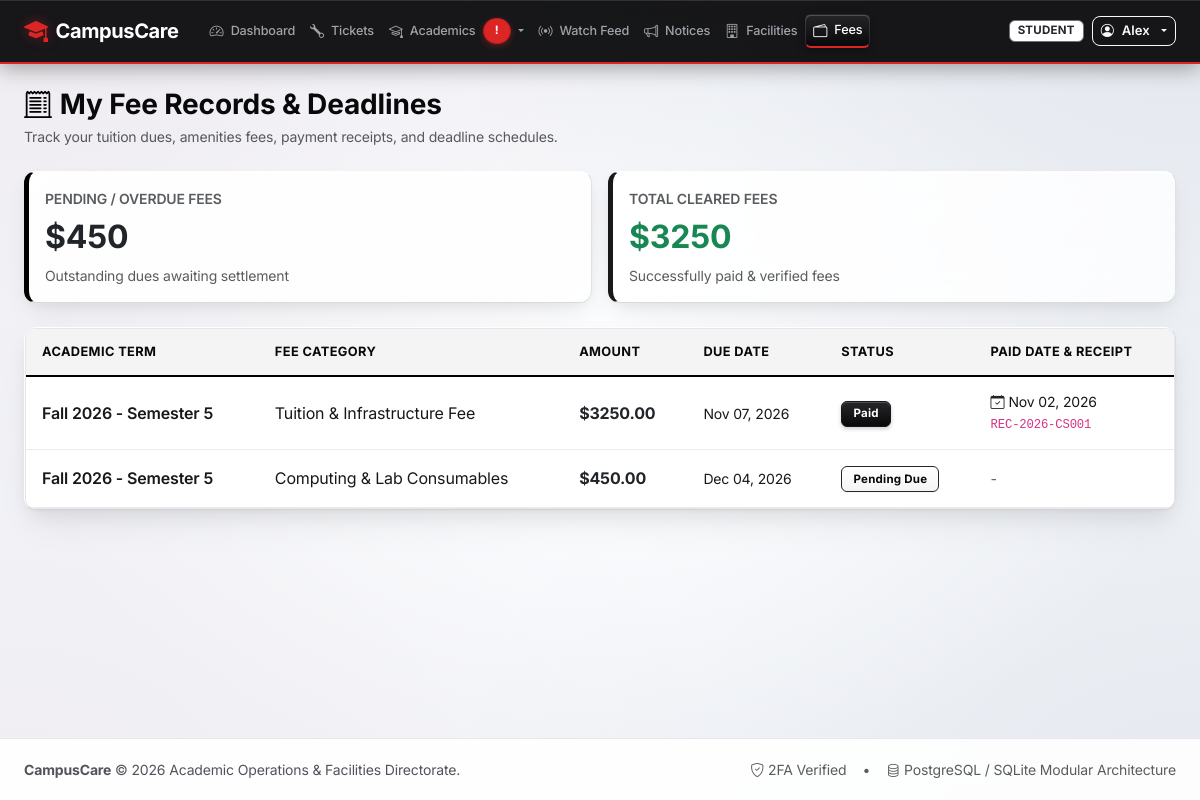
Page /notices/fees/ (signed in) on the committed database.
### accounts/models.py (models this page shows, shortened)
class User(AbstractUser):
    class Role(models.TextChoices):
        STUDENT = 'STUDENT', 'Student'
        FACULTY = 'FACULTY', 'Faculty'
        TECHNICIAN = 'TECHNICIAN', 'Technician'
        MANAGER = 'MANAGER', 'Facility / Dept Manager'
        ADMIN = 'ADMIN', 'Administrator'
    role = models.CharField(
        max_length=20,
        choices=Role.choices,
        default=Role.STUDENT,
        db_index=True,
        help_text="Designates the system role and permission tier of the user."
    )
    department = models.CharField(max_length=120, blank=True)
    phone_number = models.CharField(max_length=30, blank=True)
    identifier_number = models.CharField(
        max_length=60,
        blank=True,
        help_text="Roll Number (for Students) or Employee ID (for Faculty/Staff)"
    )
    year_or_block = models.CharField(
        max_length=60,
        blank=True,
        help_text="Year & Section (e.g., 3rd Year - Sec A) or Assigned Block"
    )
    is_first_login_2fa_completed = models.BooleanField(
        default=False,
        help_text="Designates whether the user has completed their first-login two-step verification."
    )
    is_onboarding_completed = models.BooleanField(
        default=False,
        help_text="Designates whether the user has completed their initial onboarding profile confirmation."
    )
    last_seen_notices_at = models.DateTimeField(null=True, blank=True)
    last_seen_tickets_at = models.DateTimeField(null=True, blank=True)
    last_seen_timetable_at = models.DateTimeField(null=True, blank=True)
    class Meta:
        ordering = ['username']
    @property
    def is_student(self):
        return self.role == self.Role.STUDENT
    @property
    def is_faculty(self):
        return self.role == self.Role.FACULTY
    @property
    def is_manager(self):
        return self.role == self.Role.MANAGER or self.is_superuser
    @property
    def is_admin_role(self):
        return self.role == self.Role.ADMIN or self.is_superuser

### notices/models.py (models this page shows, shortened)
class FeeRecord(models.Model):
    class Status(models.TextChoices):
        PAID = 'PAID', 'Paid'
        PENDING = 'PENDING', 'Pending Due'
        OVERDUE = 'OVERDUE', 'Overdue'
        SCHOLARSHIP = 'SCHOLARSHIP', 'Scholarship Waived'
    student = models.ForeignKey(
        settings.AUTH_USER_MODEL,
        on_delete=models.PROTECT,
        related_name='fee_records'
    )
    academic_term = models.CharField(max_length=80, help_text="e.g. Fall 2026 - Semester 5")
    fee_category = models.CharField(max_length=120, help_text="e.g. Tuition & Lab Fee, Hostel Fee")
    amount = models.DecimalField(max_digits=10, decimal_places=2)
    due_date = models.DateField(db_index=True)
    status = models.CharField(
        max_length=20,
        choices=Status.choices,
        default=Status.PENDING,
        db_index=True
    )
    paid_date = models.DateField(null=True, blank=True)
    receipt_number = models.CharField(max_length=60, blank=True)
    remarks = models.TextField(blank=True)
    class Meta:
        ordering = ['due_date', 'status']

### notices/views.py (the view, shortened to what this page needs)
# urls.py: path('fees/', views.fee_tracker_view, name='fee_tracker'),
@login_required
def fee_tracker_view(request):
    user = request.user
    status_filter = request.GET.get('status', '')
    if user.is_student:
        records = FeeRecord.objects.filter(student=user).order_by('due_date')
        if status_filter:
            records = records.filter(status=status_filter)
        total_due = records.filter(status__in=['PENDING', 'OVERDUE']).aggregate(s=Sum('amount'))['s'] or 0
        total_paid = records.filter(status='PAID').aggregate(s=Sum('amount'))['s'] or 0
        return render(request, 'notices/fee_student.html', {
            'records': records,
            'total_due': total_due,
            'total_paid': total_paid,
            'status_filter': status_filter,
        })

### accounts/models.py (called while the page is built)
    @classmethod
    def get_allowed_domain_list(cls):
        from django.conf import settings
        try:
            db_domains = list(cls.objects.filter(is_active=True).values_list('domain', flat=True))
        except Exception:
            db_domains = []
        fallback = getattr(settings, 'ALLOWED_EMAIL_DOMAINS', ['college.edu', 'university.edu'])
        combined = set([d.strip().lower() for d in db_domains if d] + [d.strip().lower() for d in fallback if d])
        return sorted(list(combined))

### templates/notices/fee_student.html (shortened to what this page needs)
{% extends 'base.html' %}
{% block content %}
<div class="d-flex flex-column flex-md-row justify-content-between align-items-md-center gap-3 mb-4">
    <div>
        <h3 class="fw-bold mb-1"><i class="bi bi-receipt-cutoff text-primary me-2"></i>My Fee Records & Deadlines</h3>
        <p class="text-muted small mb-0">Track your tuition dues, amenities fees, payment receipts, and deadline schedules.</p>
    </div>
</div>
<div class="row g-3 mb-4">
    <div class="col-md-6">
        <div class="card kpi-card warning p-3">
            <div class="text-muted small text-uppercase fw-semibold">Pending / Overdue Fees</div>
            <div class="fs-2 fw-bold text-dark mt-1">${{ total_due }}</div>
            <div class="small text-muted mt-1">Outstanding dues awaiting settlement</div>
        </div>
    </div>
    <div class="col-md-6">
        <div class="card kpi-card success p-3">
            <div class="text-muted small text-uppercase fw-semibold">Total Cleared Fees</div>
            <div class="fs-2 fw-bold text-success mt-1">${{ total_paid }}</div>
            <div class="small text-muted mt-1">Successfully paid & verified fees</div>
        </div>
    </div>
</div>
<div class="card shadow-sm border-0">
    <div class="card-body p-0">
        <div class="table-responsive">
            <table class="table table-hover align-middle mb-0">
                <thead class="table-light small">
                    <tr>
                        <th>Academic Term</th>
                        <th>Fee Category</th>
                        <th>Amount</th>
                        <th>Due Date</th>
                        <th>Status</th>
                        <th>Paid Date & Receipt</th>
                    </tr>
                </thead>
                <tbody>
                    {% for fee in records %}
                    <tr>
                        <td class="fw-semibold">{{ fee.academic_term }}</td>
                        <td>{{ fee.fee_category }}</td>
                        <td class="fw-bold text-dark">${{ fee.amount }}</td>
                        <td class="small">{{ fee.due_date|date:"M d, Y" }}</td>
                        <td>
                            {% if fee.status == 'PAID' %}
                            <span class="badge badge-rwb-notice">Paid</span>
                            {% elif fee.status == 'OVERDUE' %}
                            <span class="badge badge-rwb-alert">Overdue</span>
                            {% elif fee.status == 'SCHOLARSHIP' %}
                            <span class="badge bg-dark text-white">Scholarship Waived</span>
                            {% else %}
                            <span class="badge badge-rwb-ticket">Pending Due</span>
                            {% endif %}
                        </td>
                        <td class="small">
                            {% if fee.paid_date %}
                            <div><i class="bi bi-calendar-check me-1 text-dark"></i>{{ fee.paid_date|date:"M d, Y" }}</div>
                            {% if fee.receipt_number %}
                            <code>{{ fee.receipt_number }}</code>
                            {% endif %}
                            {% else %}
                            <span class="text-muted">-</span>
                            {% endif %}
                        </td>
                    </tr>
                    {% endfor %}
                </tbody>
            </table>
        </div>
    </div>
</div>
{% endblock %}

### templates/base.html (shortened to what this page needs)
{% load static %}
<!DOCTYPE html>
<html lang="en">
<head>
    <link href="https://cdn.jsdelivr.net/npm/bootstrap@5.3.3/dist/css/bootstrap.min.css" rel="stylesheet">
    <link href="https://cdn.jsdelivr.net/npm/bootstrap-icons@1.11.3/font/bootstrap-icons.min.css" rel="stylesheet">
    <link rel="stylesheet" href="{% static 'css/glass_theme.css' %}?v=2.2">
</head>
<body>
    <nav class="navbar navbar-expand-lg navbar-custom sticky-top py-2">
        <div class="container-fluid px-3 px-xl-4">
            <a class="navbar-brand d-flex align-items-center gap-2 text-nowrap" href="{% if user.is_authenticated %}{% url 'core:dashboard' %}{% else %}{% url 'core:index' %}{% endif %}">
                <i class="bi bi-mortarboard-fill fs-4" style="color: var(--rwb-red);"></i>
                <span class="fw-bold">CampusCare</span>
            </a>
            <div class="collapse navbar-collapse" id="mainNavbar">
                {% if user.is_authenticated %}
                <ul class="navbar-nav me-auto mb-2 mb-lg-0 ms-lg-2 align-items-center">
                    <li class="nav-item">
                        <a class="nav-link text-nowrap {% if request.resolver_match.url_name == 'dashboard' %}active{% endif %}" href="{% url 'core:dashboard' %}">
                            <i class="bi bi-speedometer2 me-1"></i>Dashboard
                        </a>
                    </li>
                    <li class="nav-item">
                        <a class="nav-link text-nowrap {% if request.resolver_match.app_name == 'tickets' %}active{% endif %}" href="{% url 'tickets:ticket_list' %}">
                            <i class="bi bi-wrench me-1"></i>Tickets
                        </a>
                    </li>
                    <li class="nav-item dropdown">
                        <a class="nav-link dropdown-toggle text-nowrap {% if request.resolver_match.app_name == 'academics' %}active{% endif %}" href="#" role="button" data-bs-toggle="dropdown" aria-expanded="false">
                            <i class="bi bi-mortarboard me-1"></i>Academics
                            {% if has_schedule_alerts %}
                            <span class="badge glass-nav-badge-alert rounded-pill ms-1" title="{{ schedule_alerts_count }} schedule alerts">!</span>
                            {% endif %}
                        </a>
                    </li>
                    <li class="nav-item">
                        <a class="nav-link text-nowrap {% if request.resolver_match.url_name == 'live_feed' %}active{% endif %}" href="{% url 'notices:live_feed' %}">
                            <i class="bi bi-broadcast live-feed-pulsing-icon me-1"></i>Watch Feed
                        </a>
                    </li>
                    <li class="nav-item">
                        <a class="nav-link text-nowrap {% if request.resolver_match.url_name == 'announcement_list' %}active{% endif %}" href="{% url 'notices:announcement_list' %}">
                            <i class="bi bi-megaphone me-1"></i>Notices
                        </a>
                    </li>
                    <li class="nav-item">
                        <a class="nav-link text-nowrap {% if request.resolver_match.app_name == 'facilities' %}active{% endif %}" href="{% url 'facilities:room_list' %}">
                            <i class="bi bi-building me-1"></i>Facilities
                        </a>
                    </li>
                    <li class="nav-item">
                        <a class="nav-link text-nowrap {% if request.resolver_match.url_name == 'fee_tracker' %}active{% endif %}" href="{% url 'notices:fee_tracker' %}">
                            <i class="bi bi-wallet2 me-1"></i>Fees
                        </a>
                    </li>
                </ul>
                <div class="d-flex align-items-center gap-2 flex-shrink-0 ms-auto">
                    <span class="badge {% if user.role == 'ADMIN' %}badge-role-admin{% elif user.role == 'MANAGER' %}badge-role-manager{% elif user.role == 'TECHNICIAN' %}badge-role-technician{% elif user.role == 'FACULTY' %}badge-role-faculty{% else %}badge-role-student{% endif %} text-uppercase px-2 py-1 text-nowrap" style="font-size: 0.72rem;">
                        {{ user.get_role_display }}
                    </span>
                    <div class="dropdown">
                        <button class="btn btn-outline-light btn-sm dropdown-toggle d-flex align-items-center gap-2 text-nowrap py-1 px-2" type="button" data-bs-toggle="dropdown" style="font-size: 0.82rem;">
                            <i class="bi bi-person-circle"></i>
                            <span class="text-truncate" style="max-width: 110px;">{{ user.first_name|default:user.username }}</span>
                        </button>
                    </div>
                </div>
                {% endif %}
            </div>
        </div>
    </nav>
    <main class="flex-grow-1 py-4">
        <div class="container-fluid px-lg-4">
            {% block content %}{% endblock %}
        </div>
    </main>
    <footer>
        <div class="container-fluid px-lg-4 d-flex flex-column flex-md-row justify-content-between align-items-center gap-2">
            <div>
                <strong>CampusCare</strong> &copy; 2026 Academic Operations & Facilities Directorate.
            </div>
            <div class="d-flex align-items-center gap-3">
                <span class="text-muted"><i class="bi bi-shield-check me-1"></i>2FA Verified</span>
                <span class="text-muted">&bull;</span>
                <span class="text-muted"><i class="bi bi-database me-1"></i>PostgreSQL / SQLite Modular Architecture</span>
            </div>
        </div>
    </footer>
</body>
</html>

### rows in the picture
User: role "STUDENT", first_name "Alex"
FeeRecord: academic_term "Fall 2026 - Semester 5", fee_category "Tuition & Infrastructure Fee", amount "3250.00", due_date "Nov 07, 2026", status "Paid", paid_date "Nov 02, 2026", receipt_number "REC-2026-CS001"
FeeRecord: academic_term "Fall 2026 - Semester 5", fee_category "Computing & Lab Consumables", amount "450.00", due_date "Dec 04, 2026", status "Pending Due"

### other values in the picture
{{ total_due }} "450"
{{ total_paid }} "3250"
